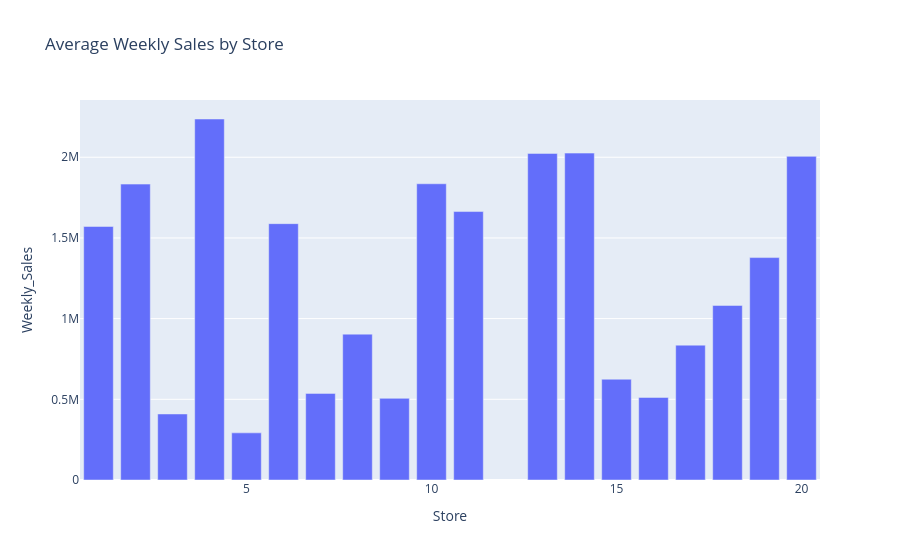

Here is the notebook cell this chart was saved with:
### Code cell
px.bar(df_store_mean, x="Store", y="Weekly_Sales", title="Average Weekly Sales by Store")

### Figure 1 — Plotly figure (JSON) as saved in the notebook; plotly's stock layout.template omitted (floating-point values rounded to 4 significant figures)
{"data": [{"hovertemplate": "Store=%{x}<br>Weekly_Sales=%{y}<extra></extra>", "legendgroup": "", "marker": {"color": "#636efa", "pattern": {"shape": ""}}, "name": "", "orientation": "v", "showlegend": false, "textposition": "auto", "type": "bar", "x": [1.0, 2.0, 3.0, 4.0, 5.0, 6.0, 7.0, 8.0, 9.0, 10.0, 11.0, 13.0, 14.0, 15.0, 16.0, 17.0, 18.0, 19.0, 20.0], "xaxis": "x", "y": [1571000.0, 1834000.0, 409100.0, 2237000.0, 292100.0, 1589000.0, 536700.0, 903800.0, 506100.0, 1836000.0, 1663000.0, 2024000.0, 2026000.0, 624500.0, 511600.0, 835600.0, 1082000.0, 1378000.0, 2006000.0], "yaxis": "y"}], "layout": {"barmode": "relative", "legend": {"tracegroupgap": 0}, "title": {"text": "Average Weekly Sales by Store"}, "xaxis": {"anchor": "y", "domain": [0, 1], "title": {"text": "Store"}}, "yaxis": {"anchor": "x", "domain": [0, 1], "title": {"text": "Weekly_Sales"}}}}
